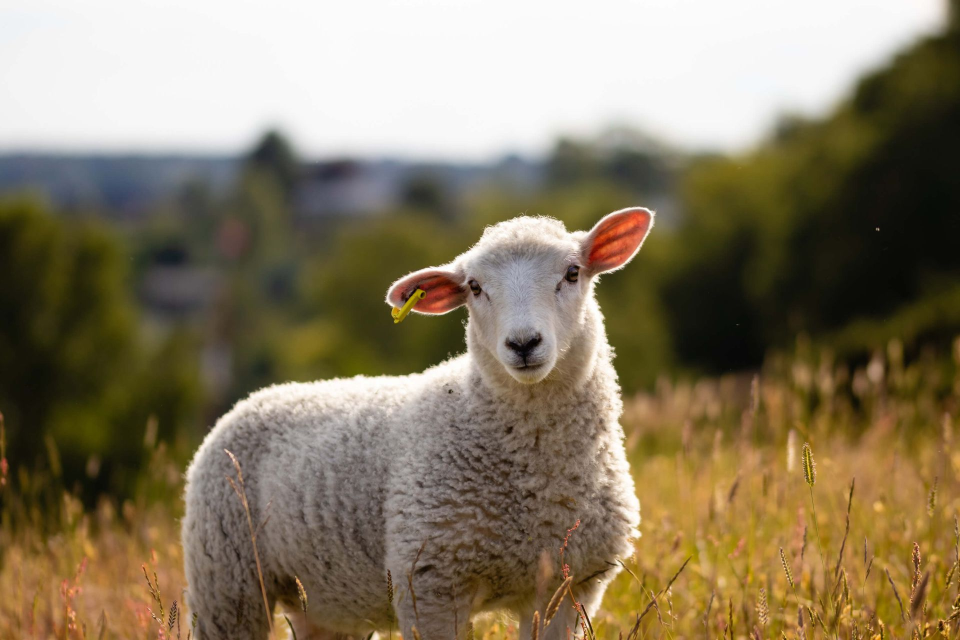
#> input picture src/sheep_photo.png, 1920 x 1280 px (shown at 1/2 size)
$ python sticker.py
#> lines starting #> are read from the running program, lines starting #| are printed output that depends on the picture; after the words box and inside, x2 and y2 are one past the last pixel; in counts of white or black regions, pixels touching at a corner belong together; long printed decimals are rounded
import cv2, numpy as np
from PIL import Image

SRC = 'sheep_photo.png'
CUT = 'sheep_cutout_raw.png'
BOTTOM = 1215          # flat bottom edge (photo y)
R = 30                 # paper border thickness (px)

rgb = np.array(Image.open(SRC).convert('RGB')).astype(np.float32)
al = np.array(Image.open(CUT))[..., 3].astype(np.float32) / 255
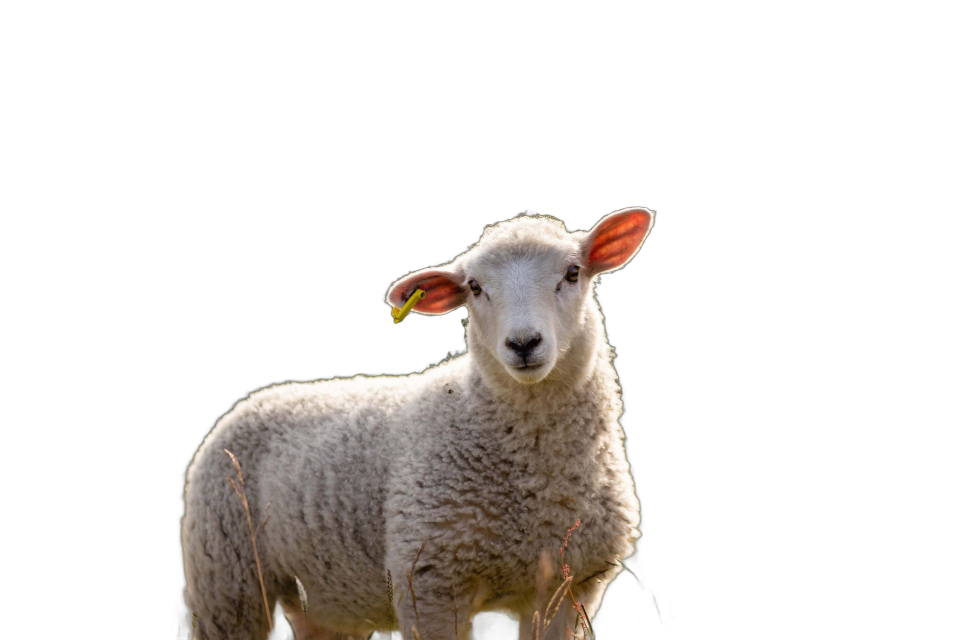
#> input picture src/sheep_cutout_raw.png, 1920 x 1280 px (shown at 1/2 size)
H, W = al.shape
#> H = 1280; W = 1920

# ---- clean mask: drop thin grass blades, keep the sheep blob
b = (al > 0.5).astype(np.uint8)
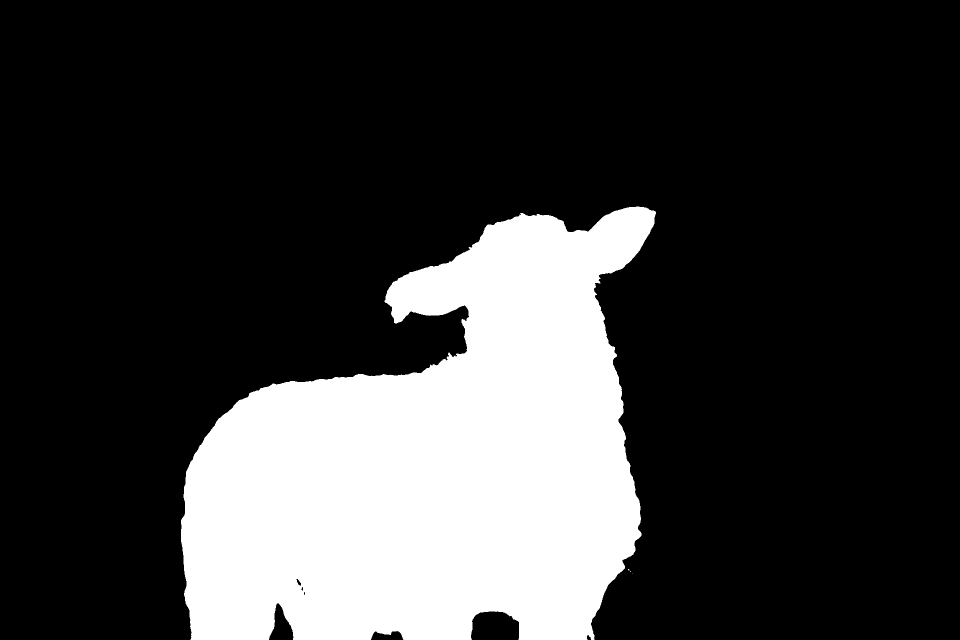
#> b: shape (1280, 1920) (shown at 1/2 size); values 0 (black) and 1 (white), 22.4% white; 4 white regions (3 under 20 px), largest, box (x1, y1, x2, y2) and area: (362, 413, 1312, 1280) 549893
b[BOTTOM:] = 0
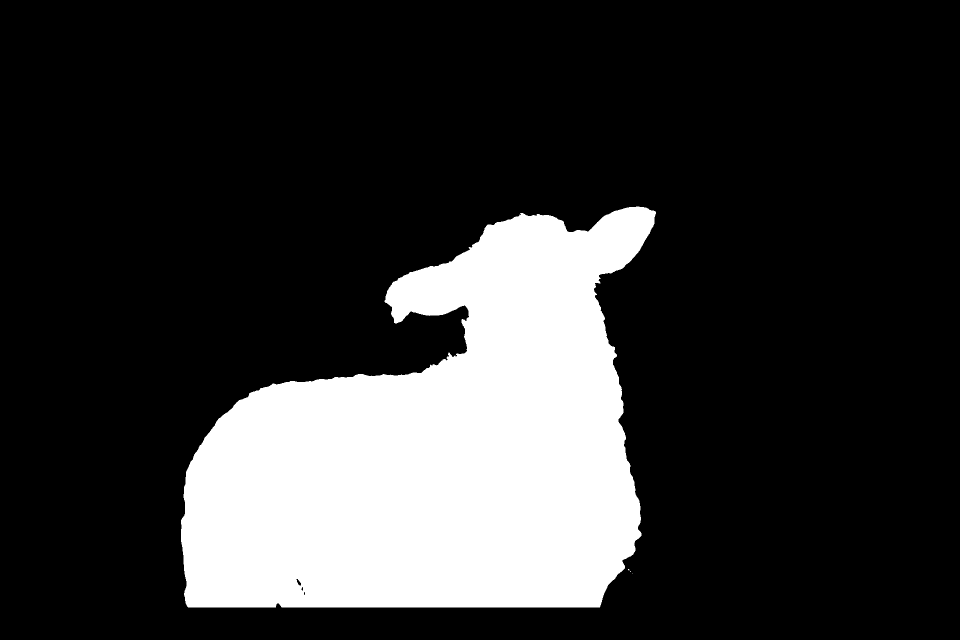
#> b: shape (1280, 1920) (shown at 1/2 size); values 0 (black) and 1 (white), 20.6% white; 4 white regions (3 under 20 px), largest, box (x1, y1, x2, y2) and area: (362, 413, 1312, 1215) 505100
k = cv2.getStructuringElement(cv2.MORPH_ELLIPSE, (17, 17))
op = cv2.morphologyEx(b, cv2.MORPH_OPEN, k)
#> op: shape (1280, 1920); values 0 (black) and 1 (white), 20.5% white; 1 white region, box (x1, y1, x2, y2) and area: (362, 413, 1310, 1215) 504522
n, lab, st, _ = cv2.connectedComponentsWithStats(op)
#> n = 2; st = [[0, 0, 1920, 1280, 1953078], [362, 413, 948, 802, 504522]]
big = 1 + np.argmax(st[1:, cv2.CC_STAT_AREA])
#> big = 1
body = (lab == big).astype(np.uint8)
# fill holes
ff = body.copy(); m = np.zeros((H + 2, W + 2), np.uint8); cv2.floodFill(ff, m, (0, 0), 1)
#> after `cv2.floodFill(ff, m, (0, 0), 1)`: ff: shape (1280, 1920); values 0 (black) and 1 (white), 100% white; 1 black region, box (x1, y1, x2, y2) and area: (593, 1158, 610, 1190) 101
body = body | (1 - ff)
#> body: shape (1280, 1920); values 0 (black) and 1 (white), 20.5% white; 1 white region, box (x1, y1, x2, y2) and area: (362, 413, 1310, 1215) 504623
keep = cv2.dilate(body, cv2.getStructuringElement(cv2.MORPH_ELLIPSE, (13, 13)))
#> keep: shape (1280, 1920); values 0 (black) and 1 (white), 21.4% white; 1 white region, box (x1, y1, x2, y2) and area: (356, 407, 1316, 1221) 526598
alpha = al * keep
alpha[BOTTOM:] = 0
#> alpha: shape (1280, 1920) float32; min 0, max 1, mean 0.204
# soften the flat bottom cut by 1px
alpha[BOTTOM - 1] *= 0.5
#> alpha: shape (1280, 1920) float32; min 0, max 1, mean 0.204

# ---- edge decontamination (photo bg is dark green)
dist = cv2.distanceTransform((alpha > 0.5).astype(np.uint8), cv2.DIST_L2, 5)
inside = (dist > 7).astype(np.uint8)
#> inside: shape (1280, 1920); values 0 (black) and 1 (white), 19.5% white; 1 white region, box (x1, y1, x2, y2) and area: (369, 420, 1304, 1207) 478110
fillmask = ((alpha > 0.01) & (inside == 0)).astype(np.uint8)
#> fillmask: shape (1280, 1920); values 0 (black) and 1 (white), 1.7% white; 8 white regions (6 under 20 px), largest, box (x1, y1, x2, y2) and area: (356, 411, 1316, 1215) 39795, (586, 1151, 617, 1197) 758
def bleed(sig):
#> called with sig = 4
    m = inside.astype(np.float32)
    num = cv2.GaussianBlur(rgb * m[..., None], (0, 0), sig)
    den = cv2.GaussianBlur(m, (0, 0), sig)[..., None]
    return num / np.maximum(den, 1e-4), den
c1, d1 = bleed(4); c2, _ = bleed(14)
inp = np.where(d1 > 0.02, c1, c2)
w_in = np.clip((dist - 2) / 6, 0, 1)[..., None]        # trust real pixels only when nearly opaque
rgb = np.where(fillmask[..., None] > 0, rgb * w_in + inp * (1 - w_in), rgb)
# lift the outer fuzz a touch so the halo reads as backlit wool, not shadow
rgb = np.where(fillmask[..., None] > 0, rgb * 0.85 + np.array([238, 232, 222]) * 0.15, rgb)

# ---- paper border
solid = (alpha > 0.35).astype(np.uint8)
#> solid: shape (1280, 1920); values 0 (black) and 1 (white), 20.6% white; 1 white region, box (x1, y1, x2, y2) and area: (361, 413, 1312, 1215) 507276
solid = cv2.morphologyEx(solid, cv2.MORPH_CLOSE, cv2.getStructuringElement(cv2.MORPH_ELLIPSE, (25, 25)))
#> solid: shape (1280, 1920); values 0 (black) and 1 (white), 20.7% white; 1 white region, box (x1, y1, x2, y2) and area: (361, 413, 1312, 1215) 507982
bd = cv2.dilate(solid, cv2.getStructuringElement(cv2.MORPH_ELLIPSE, (2 * R + 1, 2 * R + 1))).astype(np.float32)
#> bd: shape (1280, 1920) float32; values 0 (black) and 1 (white), 25.2% white; 1 white region, box (x1, y1, x2, y2) and area: (331, 383, 1342, 1245) 619220
bd = cv2.GaussianBlur(bd, (0, 0), 6)
bd = np.clip((bd - 0.5) * 6 + 0.5, 0, 1)              # smooth rounded outline, soft AA
rng = np.random.default_rng(7)
grain = rng.normal(0, 1, (H, W)).astype(np.float32)
fib = cv2.GaussianBlur(rng.normal(0, 1, (H, W)).astype(np.float32), (0, 0), 3) * 3
blot = cv2.GaussianBlur(rng.normal(0, 1, (H, W)).astype(np.float32), (0, 0), 28) * 18
tex = 1 + 0.018 * grain + 0.012 * fib + 0.02 * blot
paper = np.stack([251 * tex, 247 * tex, 238 * tex], -1)
# faint warm edge just inside the outline
edge = cv2.GaussianBlur((bd > 0.5).astype(np.float32), (0, 0), 2.5)
paper *= (0.93 + 0.07 * np.clip((edge - 0.5) * 2, 0, 1))[..., None]
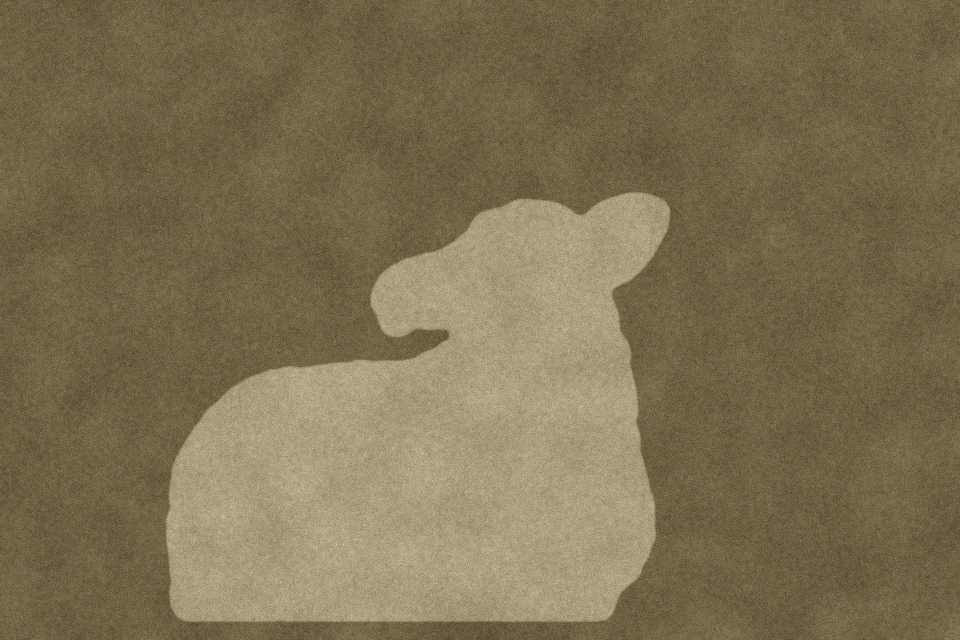
#> paper: shape (1280, 1920, 3) float32 (shown at 1/2 size); mean of channels 0, 1, 2 238.2, 234.8, 225.3; drawn with min black and max white

# ---- jaw region (photo coords)
jaw_poly = np.array([(1012, 727), (1030, 730), (1047, 735), (1064, 731), (1086, 725),
                     (1088, 736), (1080, 749), (1066, 758), (1048, 763), (1030, 759),
                     (1018, 749), (1011, 737)], np.int32)
jm = np.zeros((H, W), np.uint8); cv2.fillPoly(jm, [jaw_poly], 1)
#> after `cv2.fillPoly(jm, [jaw_poly], 1)`: jm: shape (1280, 1920); values 0 (black) and 1 (white), 0.08% white; 1 white region, box (x1, y1, x2, y2) and area: (1011, 725, 1089, 764) 1984
jaw_a = cv2.GaussianBlur(jm.astype(np.float32), (0, 0), 1.0)
hole = cv2.erode(jm, np.ones((5, 5), np.uint8)).astype(np.float32)
hole = cv2.GaussianBlur(hole, (0, 0), 1.0)

# mouth inside: dark, a bit of pink tongue near the bottom
yy, xx = np.mgrid[0:H, 0:W].astype(np.float32)
t = np.clip((yy - 728) / 36, 0, 1)
inner = np.stack([26 + 52 * t, 10 + 14 * t, 12 + 16 * t], -1)
tongue = np.exp(-(((xx - 1048) / 20) ** 2 + ((yy - 770) / 9) ** 2))
inner = inner * (1 - tongue[..., None] * .7) + np.array([170, 78, 88]) * tongue[..., None] * .7

def compose(rgbimg, a_sheep):
    out_rgb = paper * (1 - a_sheep[..., None]) + rgbimg * a_sheep[..., None]
    out_a = np.maximum(bd, a_sheep)
    return out_rgb, out_a

base_rgb = rgb * (1 - hole[..., None]) + inner * hole[..., None]
full_rgb, full_a = compose(rgb, alpha)
#> in compose, `out_rgb = paper * (1 - a_sheep[..., None]) + rgbimg * a_sheep[..., None]`:
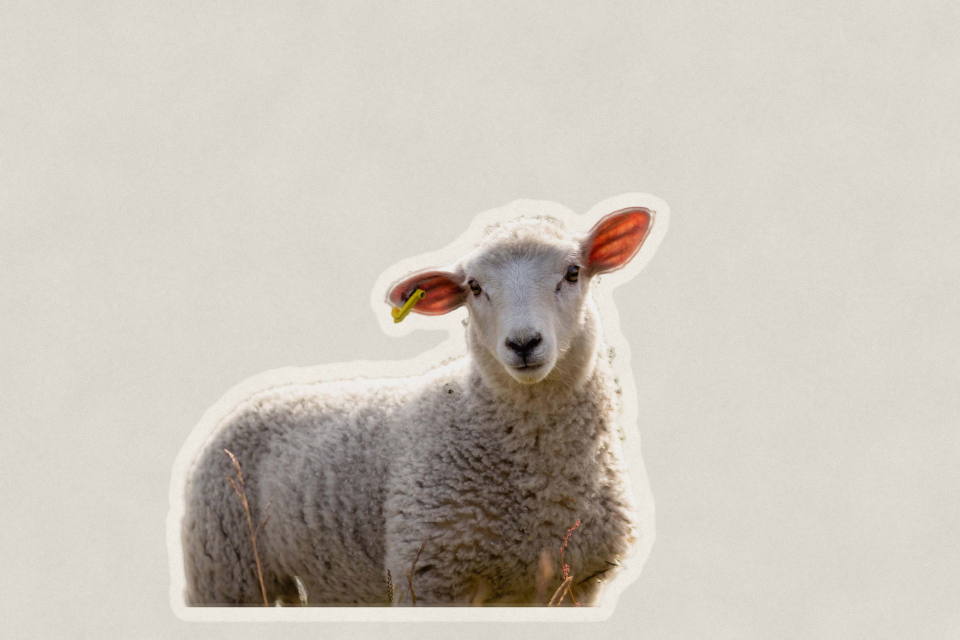
#> out_rgb: shape (1280, 1920, 3) float64 (shown at 1/2 size); mean of channels 0, 1, 2 215, 208.6, 199.4; drawn with min black and max white
base_rgb, base_a = compose(base_rgb, alpha)
jaw_rgb, jaw_a2 = rgb, alpha * jaw_a
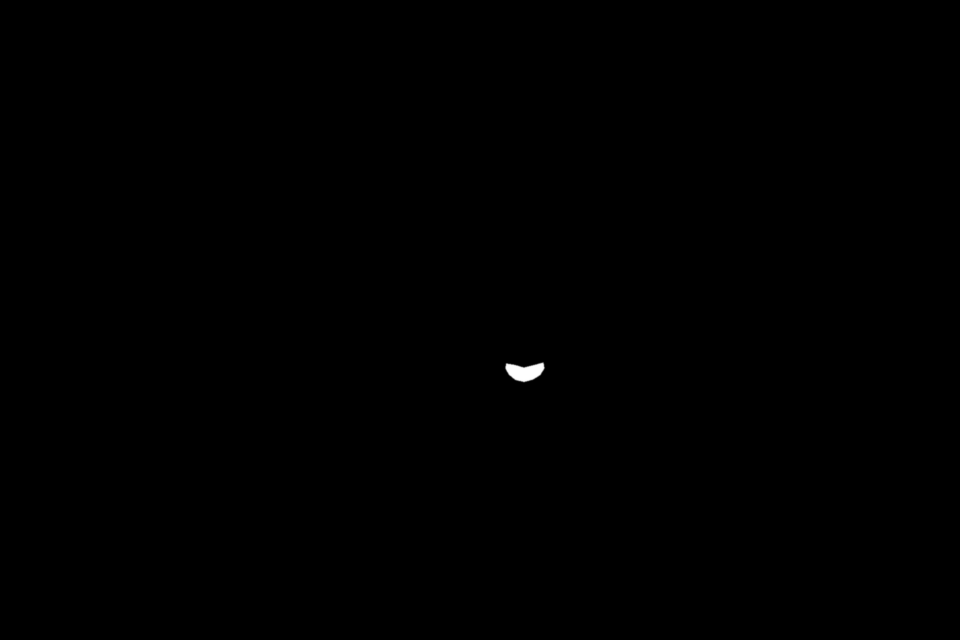
#> jaw_a2: shape (1280, 1920) float32 (shown at 1/2 size); min 0, max 0.996, mean 0.000804

ys, xs = np.where(full_a > 0.01)
x0, x1, y0, y1 = xs.min() - 4, xs.max() + 5, ys.min() - 4, ys.max() + 5
#> x0 = 326; x1 = 1347; y0 = 378; y1 = 1250
print('crop', x0, y0, x1, y1, 'size', x1 - x0, y1 - y0)
#| crop 326 378 1347 1250 size 1021 872
print('mouth frac', (1048 - x0) / (x1 - x0), (733 - y0) / (y1 - y0))
#| mouth frac 0.7071 0.4071

def save(name, c, a):
#> called with name = 'sheep_full.png'
    im = np.dstack([np.clip(c, 0, 255), np.clip(a, 0, 1) * 255]).astype(np.uint8)[y0:y1, x0:x1]
    Image.fromarray(im, 'RGBA').save(name)

save('sheep_full.png', full_rgb, full_a)
save('sheep_base.png', base_rgb, base_a)
save('sheep_jaw.png', jaw_rgb, jaw_a2)
#> call 3 of save, with name = 'sheep_jaw.png'
#> in save (call 3), `im = np.dstack([np.clip(c, 0, 255), np.clip(a, 0, 1) * 255]).astype(np..`:
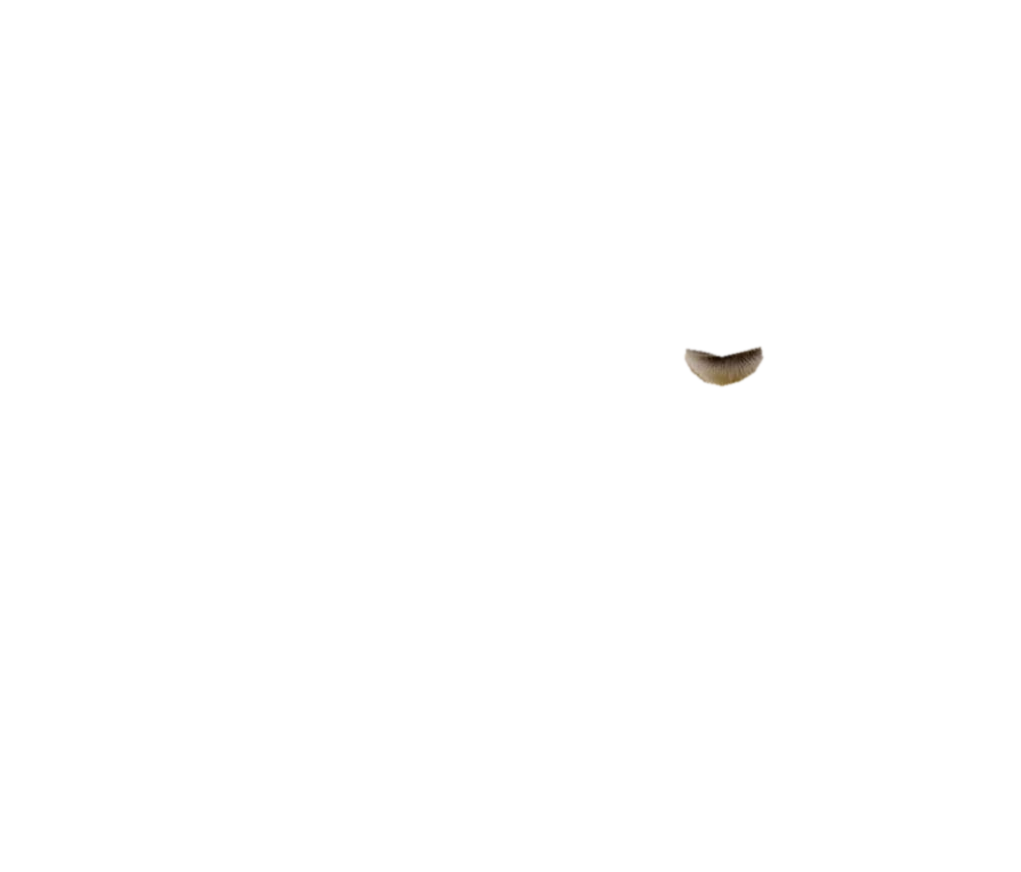
#> im: shape (872, 1021, 4); mean R, G, B, A 122.2, 107.6, 84.7, 0.6; transparent parts drawn white
open('geom.txt', 'w').write(f'{x0} {y0} {x1} {y1}')
